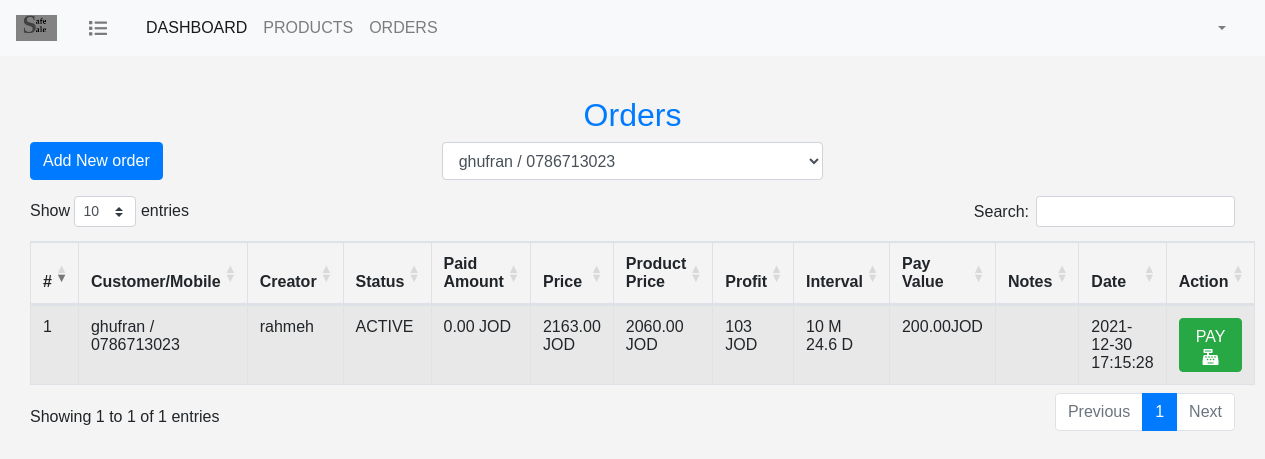
The page /orders/index.php?customer_id=1 on the database its author committed.
### tables this page shows
CREATE TABLE IF NOT EXISTS `orders` (
  `order_id` int(11) NOT NULL AUTO_INCREMENT,
  `creator_id` int(11) NOT NULL,
  `customer_id` int(11) NOT NULL,
  `pay_interval` decimal(4,2) NOT NULL,
  `pay_value` decimal(8,2) NOT NULL,
  `price` decimal(8,2) NOT NULL,
  `status` enum('ACTIVE','FINISHED','CANCELED','') NOT NULL DEFAULT 'ACTIVE',
  `notes` text NOT NULL,
  `promissory_note` varchar(300) NOT NULL,
  `pricing_model_id` int(11) DEFAULT NULL,
  `creation_date` datetime NOT NULL DEFAULT CURRENT_TIMESTAMP,
  PRIMARY KEY (`order_id`),
  KEY `customer_id` (`customer_id`),
  KEY `creator_id` (`creator_id`),
  KEY `pricing_model_id` (`pricing_model_id`)
);

CREATE TABLE IF NOT EXISTS `customers` (
  `customer_id` int(11) NOT NULL AUTO_INCREMENT,
  `name` varchar(155) NOT NULL,
  `email` varchar(50) NOT NULL,
  `mobile` varchar(14) NOT NULL,
  `password` varchar(255) NOT NULL,
  PRIMARY KEY (`customer_id`),
  UNIQUE KEY `email` (`email`)
);

CREATE TABLE IF NOT EXISTS `users` (
  `id` int(11) NOT NULL AUTO_INCREMENT,
  `name` varchar(255) NOT NULL,
  `user_name` varchar(255) NOT NULL,
  `email` varchar(255) NOT NULL,
  `password` varchar(255) NOT NULL,
  `privilege_id` int(11) NOT NULL,
  `is_active` tinyint(1) NOT NULL DEFAULT '1',
  PRIMARY KEY (`id`),
  KEY `privilege_id` (`privilege_id`)
);

### orders/index.php (the view, shortened to what this page needs)
<?php
include('../db_connect.php');
$customer_id = -1;
$customer_condition = '';
$params = [];
if(isset($_GET['customer_id'])){
    $customer_id = $_GET['customer_id'];
    $customer_condition = ' WHERE o.customer_id = ?';
    $params[] = $customer_id;
}
$query = "SELECT o.*  , c.name as customer_name , c.mobile as customer_mobile , u.name as creator_name ,
(SELECT SUM(sub_price) FROM orders_products WHERE order_id = o.order_id  ) as products_price,
IFNULL((SELECT SUM(amount) FROM installments WHERE order_id = o.order_id  ),0) as sum_paid
from orders as o
INNER JOIN customers as c  ON c.customer_id = o.customer_id
INNER JOIN users as u ON u.id = o.creator_id
$customer_condition
ORDER BY o.order_id DESC
";
$statement = $con->prepare($query);
$statement->execute($params);
$orders = $statement->fetchAll(PDO::FETCH_ASSOC);
$query = "SELECT * FROM customers";
$statement = $con->prepare($query);
$statement->execute();
$customers = $statement->fetchAll(PDO::FETCH_ASSOC);
?>
<html>
<head>
    <?php include "../include/header.php";?>
    <link rel="stylesheet" href="orders.css">
</head>
<body>
<?php include "../include/navbar.php"?>
<div class="container-fluid pt-5">
    <?php
    include "../include/dashboard.php";
    ?>
    <h2 class="text-primary text-center mt-5">Orders</h2>
    <div class="row">
        <div class="col-md-4">
            <a href="add_order.php" class="btn btn-primary mb-2">Add New order</a>
        </div>
        <div class="form-group col-md-4">
            <select class="form-control" name="customers" id="filter_customer">
                <?php
                foreach($customers as $customer){
                    $selected = $customer['customer_id'] == $customer_id ? 'selected': '';
                    ?>
                    <option <?=$selected?> value="<?=$customer['customer_id']?>">
                        <?=$customer['name']?> / <?=$customer['mobile']?>
                    </option>
                <?php }?>
            </select>
        </div>
    </div>
    <table id="orders_table" class="table table-bordered table-striped">
        <thead>
        <tr>
            <th scope="col">#</th>
            <th scope="col">Customer/Mobile</th>
            <th scope="col">Creator</th>
            <th scope="col">Status</th>
            <th scope="col">Paid Amount</th>
            <th scope="col">Price</th>
            <th scope="col">Product Price</th>
            <th scope="col">Profit</th>
            <th scope="col">Interval</th>
            <th scope="col">Pay Value</th>
            <th scope="col">Notes</th>
            <th scope="col">Date</th>
            <th scope="col">Action</th>
        </tr>
        </thead>
        <tbody>
          <?php
          foreach($orders as $order)
          {
              $paid_amount = $order['sum_paid'];
              $isLate = false;
              $pay_interval = floatval($order['pay_interval']);
              $days = ($pay_interval - floor($pay_interval))*30;
              $months = floor($pay_interval);
              $interval_text = $months . " M " ;
              if($days != 0)
                  $interval_text .= $days . " D";
              ?>
               <tr class="<?=$isLate ? 'bg-danger': ''?>" id="<?=$order['order_id']?>">
               <td><?=$order['order_id']?></td>
               <td><?=$order['customer_name'] . ' / ' .$order['customer_mobile'] ?></td>
               <td><?=$order['creator_name']?></td>
               <td><?=$order['status']?></td>
               <td><?=$paid_amount?> JOD</td>
               <td><?=$order['price']?> JOD</td>
               <td><?=$order['products_price']?> JOD</td>
               <td><?= ($order['price'] - $order['products_price'] )?> JOD</td>
               <td><?=$interval_text?></td>
               <td><?=$order['pay_value']?>JOD</td>
               <td><?=$order['notes']?></td>
               <td><?=$order['creation_date']?></td>
               <td>
                   <a href="pay.php?order_id=<?=$order['order_id']?>"  class="btn btn-success">PAY <i class="fas fa-cash-register"></i></a>
               </td>
              </tr>
          <?php }?>
        </tbody>
    </table>
</div>
</body>
</html>

### assets/css/main.css (style rules this page uses)
* { margin: 0; padding: 0; -webkit-box-sizing:border-box; -moz-box-sizing:border-box; box-sizing:border-box; }
body { font-family: arial,tohama; margin:0; padding:0; background-color:#f4f4f4; }
.row { margin: 0; padding: 0; }

### orders/orders.css (style rules this page uses)
.table-striped { font-size: 16px !important; }

### rows shown on the page
orders: order_id "1", customer.name "ghufran", customer.mobile "0786713023", creator.name "rahmeh", status "ACTIVE", paid_amount "0.00", price "2163.00", products_price "2060.00", products_price "103", pay_interval "10 M 24.6 D", pay_value "200.00", creation_date "2021-12-30 17:15:28"

### other values the page prints
form field customers "ghufran / 0786713023"
